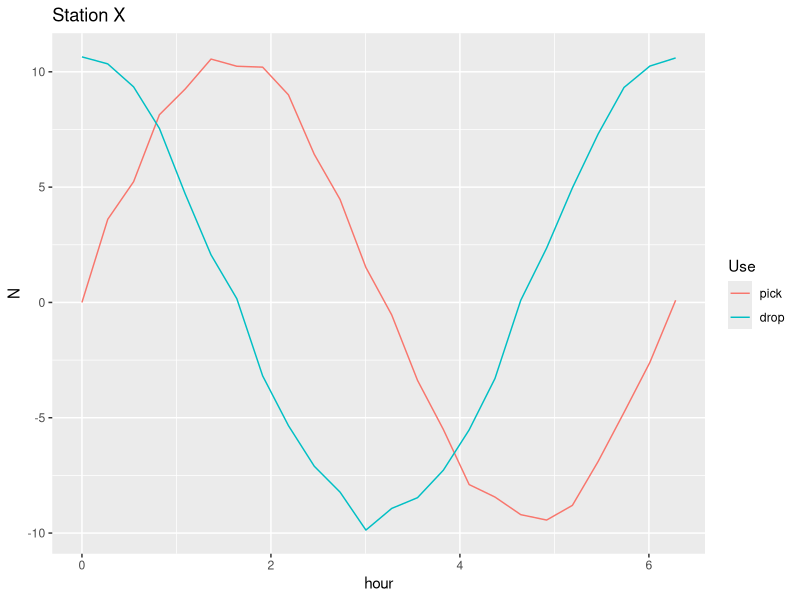

This figure's R source:
## ---- chunk 1
library(dplyr)
library(reshape2)
library(ggplot2)
t <- seq(0, 2 * pi, length.out = 24)
pick <- sin(t) * 10 + runif(n=length(t))
drop <- cos(t) * 10 + runif(n=length(t))
dt <- data.frame(hour=t, pick=pick, drop=drop)
dtm <- melt(dt, id.vars='hour', variable.name='Use', value.name='N')
p <- ggplot(dtm, aes(x=hour, y=N, color=Use)) + geom_line() + ggtitle('Station X')
print(p)
